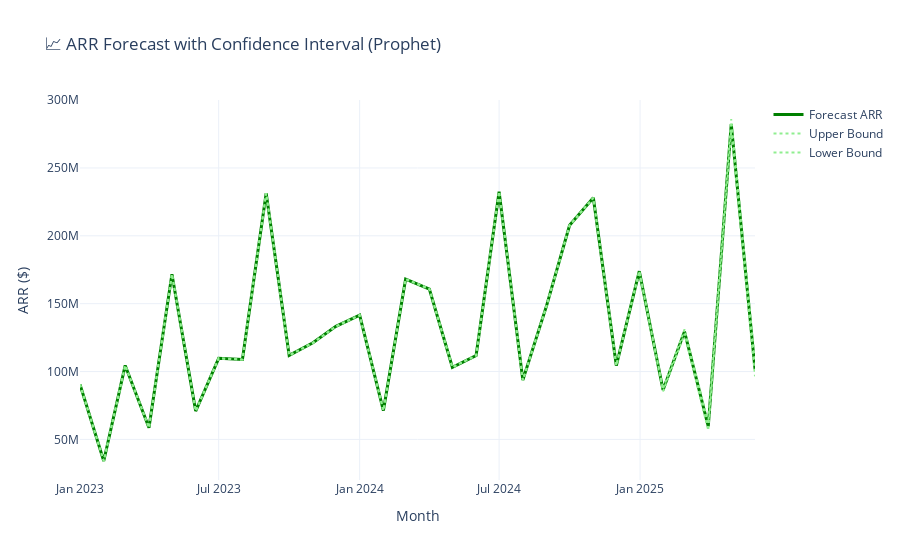

The cell this chart's notebook holds for it:
### Code cell
# ==============================================================
# 5️⃣ REVENUE FORECAST VISUALIZATION (PROPHET OUTPUT)
# ==============================================================
fig4 = go.Figure()

fig4.add_trace(go.Scatter(
    x=forecast_df["ds"], y=forecast_df["yhat"], mode="lines",
    name="Forecast ARR", line=dict(color="green", width=3)
))
fig4.add_trace(go.Scatter(
    x=forecast_df["ds"], y=forecast_df["yhat_upper"], mode="lines",
    name="Upper Bound", line=dict(dash="dot", color="lightgreen")
))
fig4.add_trace(go.Scatter(
    x=forecast_df["ds"], y=forecast_df["yhat_lower"], mode="lines",
    name="Lower Bound", line=dict(dash="dot", color="lightgreen")
))

fig4.update_layout(
    title="📈 ARR Forecast with Confidence Interval (Prophet)",
    xaxis_title="Month", yaxis_title="ARR ($)",
    template="plotly_white"
)
fig4.show()
